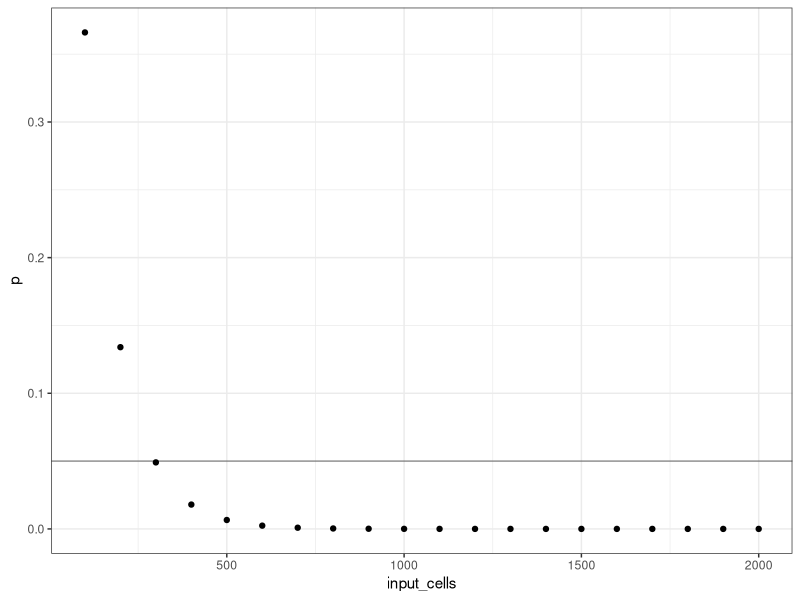
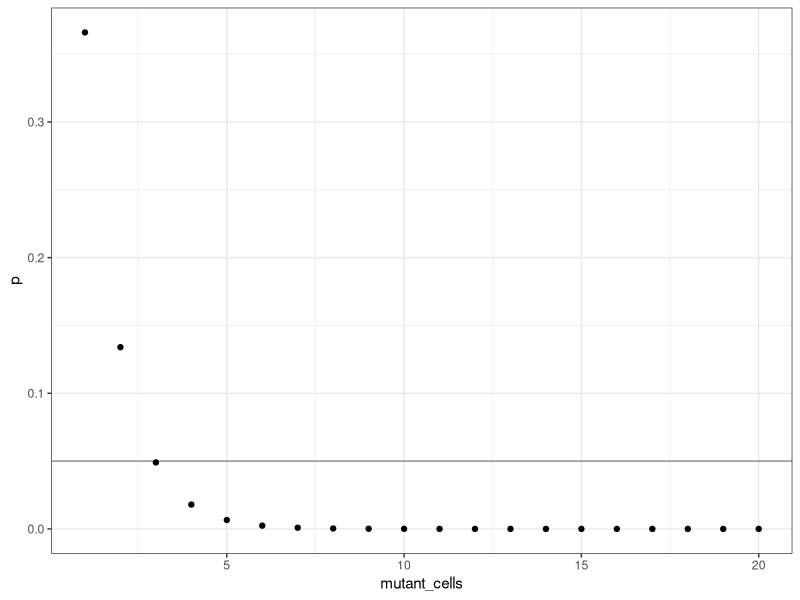
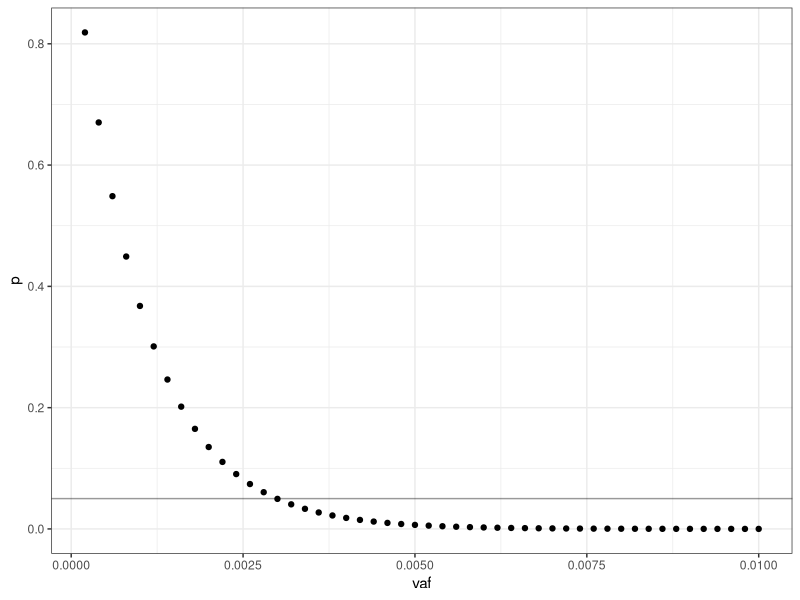
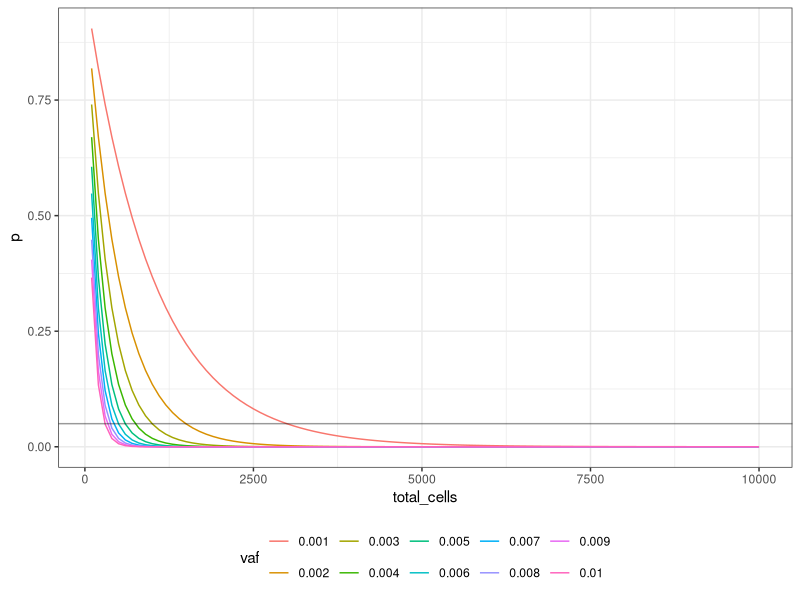
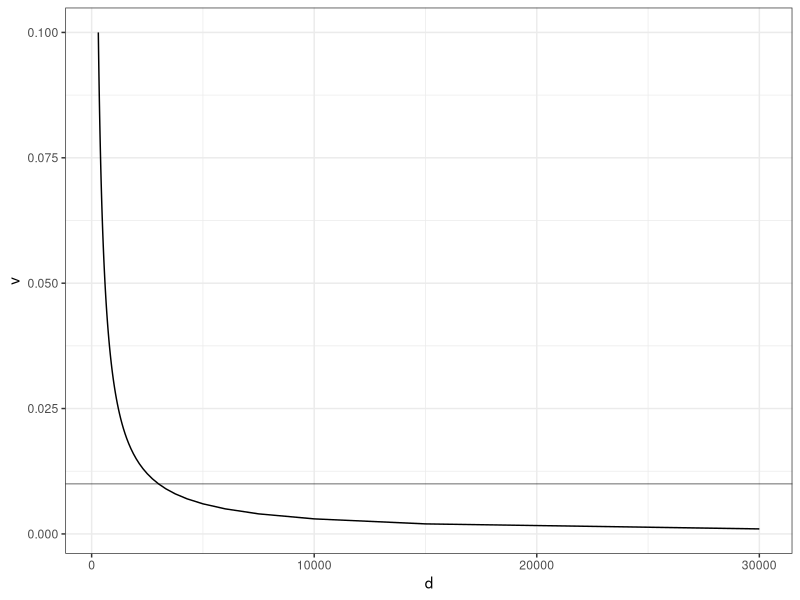

Reproduce these figures in R, in order.
## ---- chunk 1
DOCNAME = "Simulation_Benchmarking"
knitr::opts_chunk$set(autodep        = TRUE,
                      cache          = FALSE,
                      cache.path     = paste0("cache/", DOCNAME, "/"),
                      cache.comments = FALSE,
                      echo           = TRUE,
                      error          = FALSE,
                      fig.align      = "center",
                      fig.width      = 9,
                      fig.height     = 5,
                      dev            = c("png"),
                      message        = FALSE,
                      warning        = FALSE)
## ---- chunk 2
library(ggplot2)
## ---- chunk 3
v = 0.01
n = seq(100, 2000, 100)

vafs <- data.frame(vaf=v,
                   p=pbinom(0, n, v),
                   input_cells=n,
                   mutant_cells=(n * v))

ggplot(vafs, aes(input_cells, p)) +
    geom_point() +
    theme_bw() +
    geom_hline(yintercept=0.05, alpha=0.4)
## ---- chunk 4
ggplot(vafs, aes(mutant_cells, p)) +
    geom_point() +
    theme_bw() +
    geom_hline(yintercept=0.05, alpha=0.4)
## ---- chunk 5
deviation <- abs(0.05 - vafs$p)
print(vafs[which(deviation == min(deviation)),])
## ---- chunk 6
v = seq(0.0002, 0.01, 0.0002)
n = 1000

vafs <- data.frame(vaf=v,
                   p=pbinom(0, n, v),
                   input_cells=n,
                   mutant_cells=(n * v))

ggplot(vafs, aes(vaf, p)) +
    geom_point() +
    theme_bw() +
    geom_hline(yintercept=0.05, alpha=0.4)
## ---- chunk 7
deviation <- abs(0.05 - vafs$p)
print(vafs[which(deviation == min(deviation)),])
## ---- chunk 8
cells_vs_vaf = NULL
n = seq(100, 10000, 100)
V = seq(0.001, 0.01, 0.001)
for (v in V) {
    toadd <- data.frame(
        vaf=as.factor(v),
        p=pbinom(0, n, v),
        total_cells=n
    )
    cells_vs_vaf <- rbind(cells_vs_vaf, toadd)
}

ggplot(cells_vs_vaf, aes(total_cells, p, colour=vaf)) +
    geom_line() +
    theme_bw() +
    theme(legend.position = 'bottom') +
    geom_hline(yintercept=0.05, alpha=0.4)
## ---- chunk 9
v = seq(0.001, 0.1, 0.001)
ccov <- data.frame(d = 30 / v,
                   v = v)
ggplot(ccov, aes(d, v)) +
    geom_line() +
    theme_bw() +
    geom_hline(yintercept=0.01, alpha=0.4)
## ---- chunk 10
df <- NULL
min_reads <- 1
duplex_yield <- 30
duplex_seq_range <- seq(1, 10000, 1)
fraction_we_can_miss <- 0.5

for(vaf in c(0.1, 0.01, 0.001)) {
    tmp <- data.frame(
        pval=pbinom(min_reads - 1, duplex_seq_range, vaf),
        vaf=vaf,
        duplex_cov=duplex_seq_range,
        total_cov=duplex_seq_range * duplex_yield
    )
    tmp <- tmp[tmp$pval < fraction_we_can_miss,]
    tmp <- tmp[tmp$pval == max(tmp$pval),]
    df <- rbind(df, tmp)
}

print(df)
